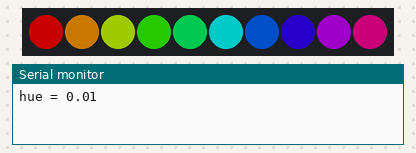
This program was run on a simulated ESP32. Shown: 10 RGB LEDs in strip order, left to right, the last lines printed to the serial monitor. Dim RGB values are drawn brighter than linear.

Above: at 0.05 s.
At 4.16 s:
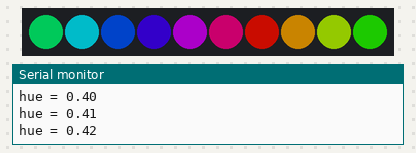
At 8.28 s:
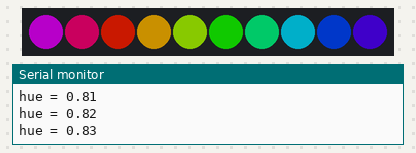
At 18.93 s:
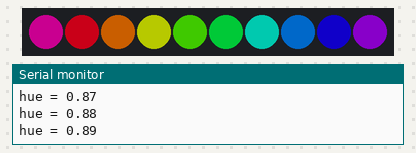
At 27.77 s:
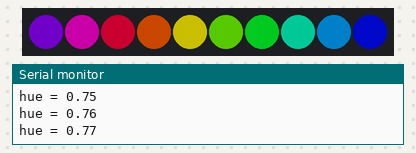
At 39.62 s:
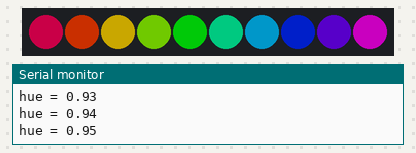

The program:

main.cpp
```cpp
#include <Arduino.h>
#include <NeoPixelBus.h>

#define PIN 13
#define NUMPIXEL 10
// See https://github.com/Makuna/NeoPixelBus/wiki/ESP32-NeoMethods
// Four Channels are possible to achieve higher framerates.
#define PIXELCONFIG NeoPixelBus<NeoRgbFeature, NeoEsp32Rmt0800KbpsMethod>


PIXELCONFIG pixels(NUMPIXEL, PIN);

RgbColor black = {0,0,0};


void setup() {
  pixels.Begin();
  pixels.ClearTo(black);
  Serial.begin(115200);
}

float base = 0.0;
void loop() {
  for (int i=0; i<NUMPIXEL; i++) {
    float h = base + ((float)i)/NUMPIXEL;
    h = h - floor(h);
    pixels.SetPixelColor(i, RgbColor(HslColor(h, 1.0, 0.2)));
  }
  pixels.Show();
  base += 0.01;
  if (base>=1.0) {
    base = base-floor(base);
  }
  Serial.printf("hue = %.2f\n", base);
  delay(100);
}
```
